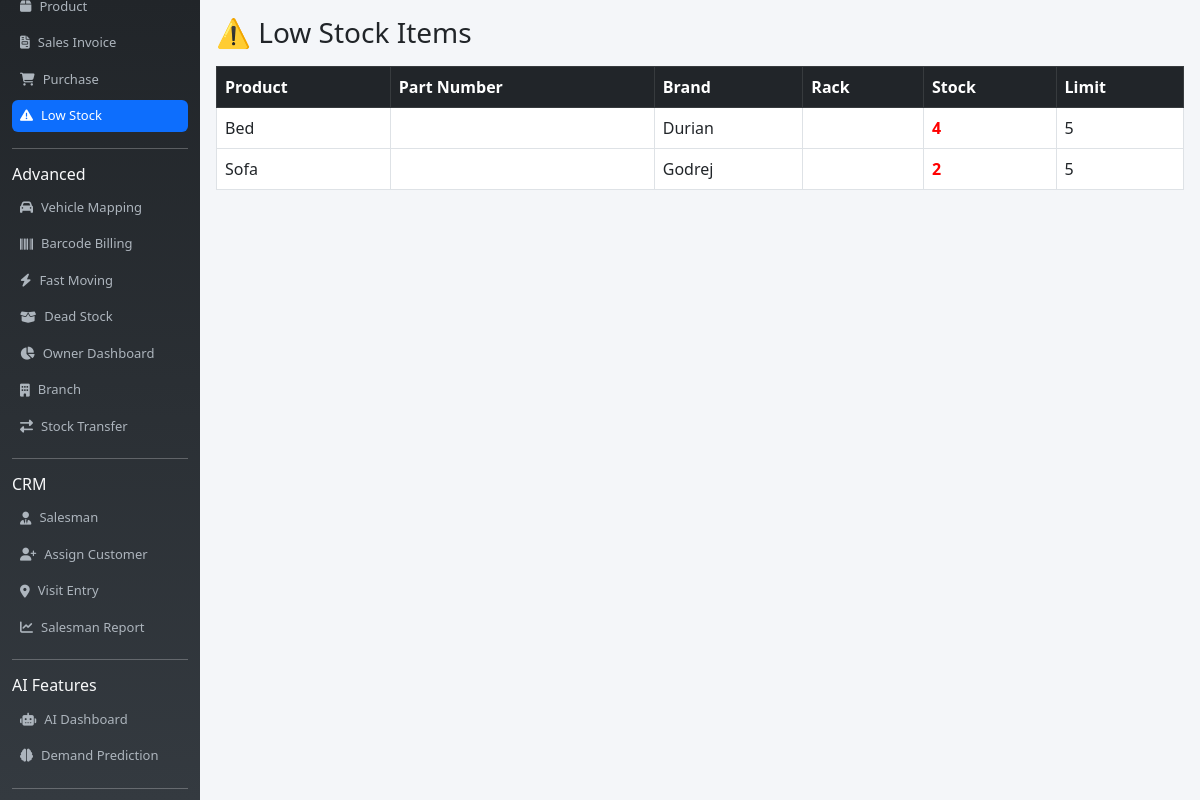
The page /low-stock/ on the database as committed earlier.
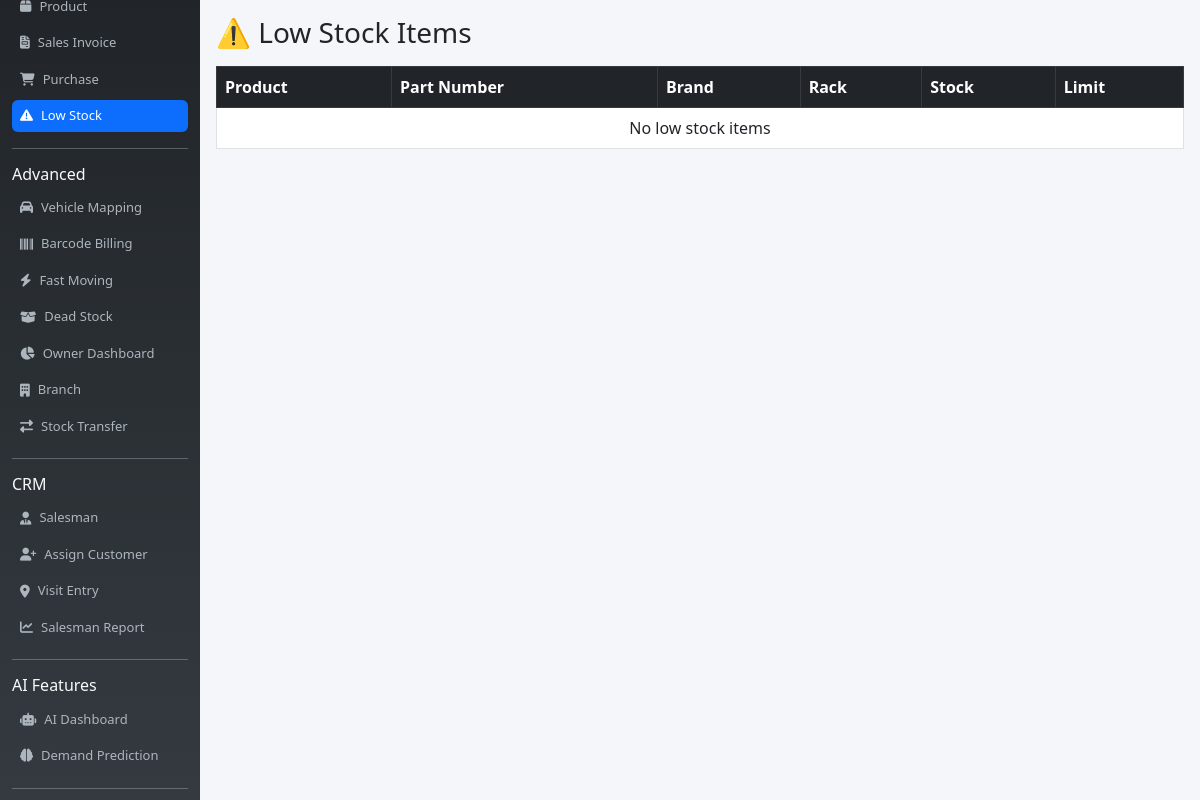
The same page on the database as committed later.
### billing_app/models.py (models this page shows, shortened)
class Product(models.Model):
    name = models.CharField(max_length=100)
    brand = models.ForeignKey(Brand, on_delete=models.SET_NULL, null=True, blank=True)
    barcode = models.CharField(max_length=100, blank=True, null=True)
    price = models.FloatField()
    stock = models.IntegerField(default=0)
    low_stock_limit = models.IntegerField(default=5)
    hsn = models.CharField(max_length=20, blank=True, null=True)
    gst = models.FloatField(default=18)

class Brand(models.Model):
    name = models.CharField(max_length=100)

### billing_app/views.py (the view)
# urls.py: path('low-stock/', views.low_stock, name='low_stock'),
def low_stock(request):
    products = Product.objects.all()
    items = []
    for p in products:
        total_stock = BranchStock.objects.filter(product=p).aggregate(
            total=Sum('stock')
        )['total'] or 0
        if total_stock <= (p.low_stock_limit or 0):
            p.stock = total_stock
            items.append(p)
    return render(request, 'low_stock.html', {'items': items})

### billing_app/templates/low_stock.html
{% extends 'base.html' %}
{% block content %}
<h3 class="mb-3">⚠️ Low Stock Items</h3>
<table class="table table-bordered table-hover">
    <thead class="table-dark">
        <tr>
            <th>Product</th>
            <th>Part Number</th>
            <th>Brand</th>
            <th>Rack</th>
            <th>Stock</th>
            <th>Limit</th>
        </tr>
    </thead>
    <tbody>
    {% for item in items %}
    <tr>
        <td>{{ item.name }}</td>
        <td>{{ item.part_number }}</td>
        <td>{{ item.brand.name }}</td>
        <td>{{ item.rack_location }}</td>
        <td style="color:red; font-weight:bold;">{{ item.stock }}</td>
        <td>{{ item.low_stock_limit }}</td>
    </tr>
    {% empty %}
    <tr>
        <td colspan="6" class="text-center">No low stock items</td>
    </tr>
    {% endfor %}
    </tbody>
</table>
{% endblock %}

Rows that differ between the two databases and show on the page:
removed Product: name "Bed", brand.name "Durian", stock "4", low_stock_limit "5"
removed Product: name "Sofa", brand.name "Godrej", stock "2", low_stock_limit "5"
Other text that changed with them:
text now shown: "No low stock items"
